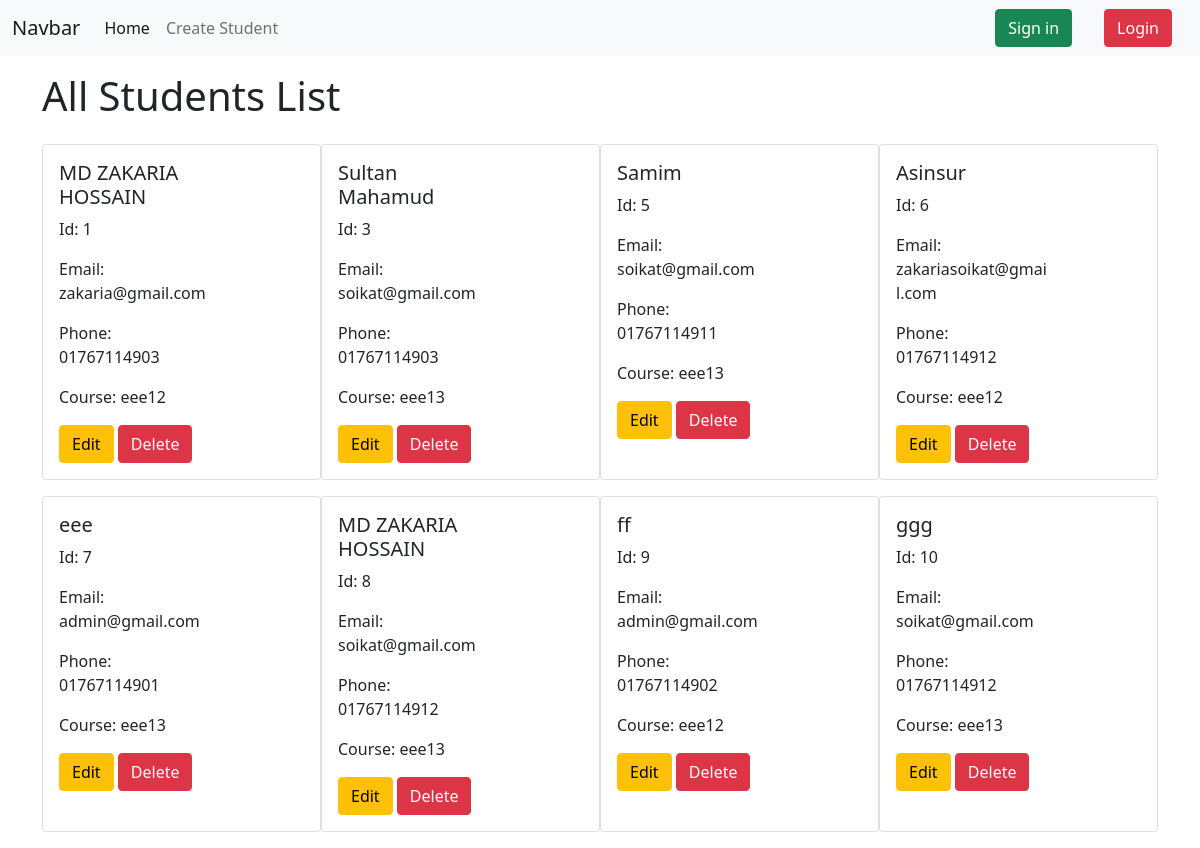
Page /home/ on the earlier database version.
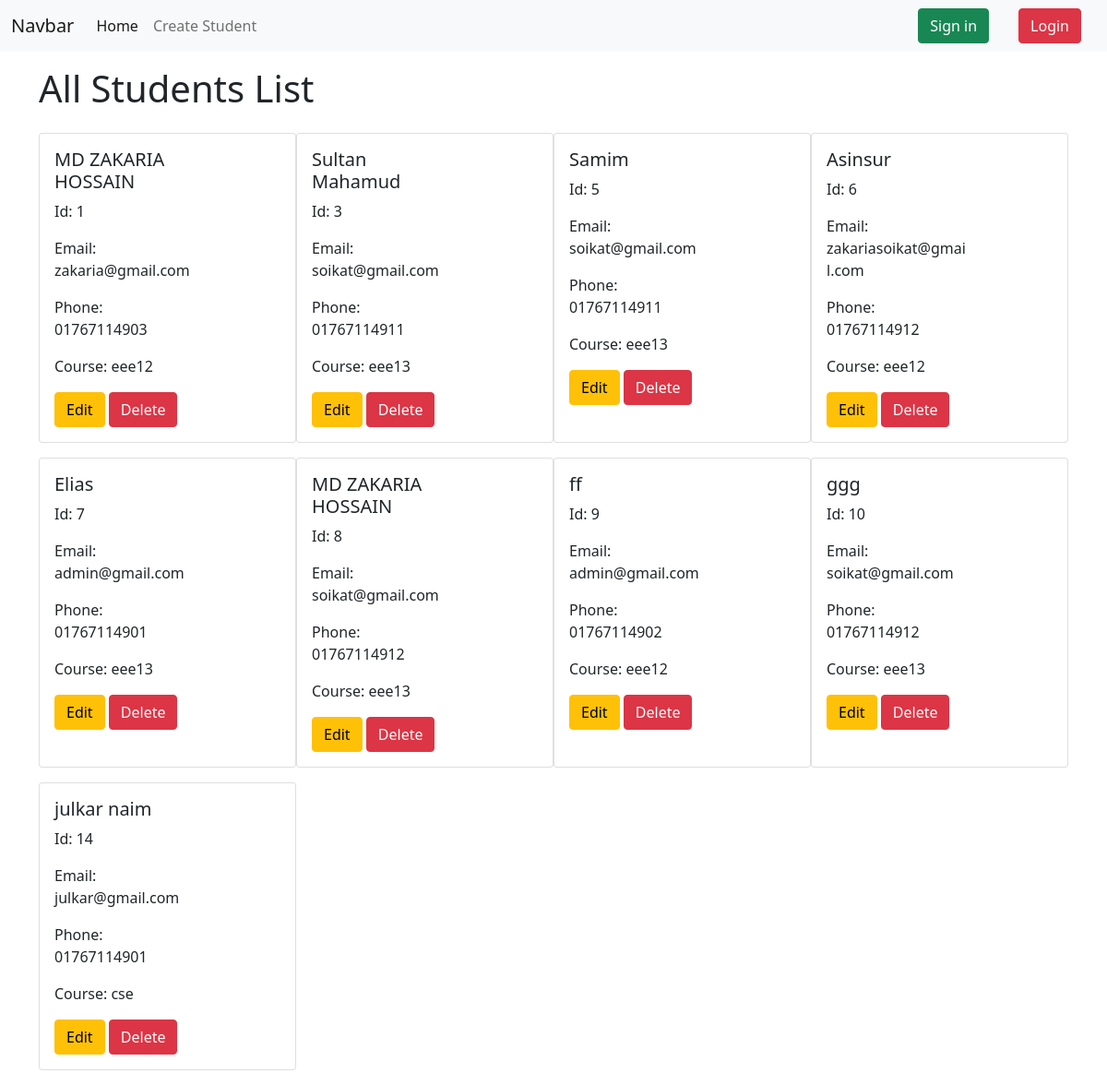
Same page on the later database version.
### students/models.py (models this page shows, shortened)
class Student(models.Model):
    name = models.CharField(max_length=200)
    email = models.EmailField()
    phone = models.CharField(max_length=15)
    course = models.CharField(max_length=100)
    password = models.CharField(max_length=10)
    checbox = models.BooleanField()
    user = models.ForeignKey(User, null = True, blank = True,on_delete = models.CASCADE)

### students/views.py (the view)
# urls.py: path('home/',views.StudentList.as_view(), name='home'),
class StudentList(ListView):
    model = models.Student
    template_name ='students/index.html'
    context_object_name ='students'

### students/templates/students/index.html (shortened to what this page needs)
{% extends "base.html" %}
{% block content %}
<h1 class="py-3 container">All Students List</h1>
<div class="d-flex flex-wrap justify-content-between container ">
    {% for student in students %}
        <div class="card col-3 mb-3">
          <div class="row g-0">
            <div class="col-md-8">
              <div class="card-body">
                <h5 class="card-title">{{ student.name }}</h5>
                <p class="card-text">Id: {{ student.id }}</p>
                <p class="card-text">Email: {{ student.email }}</p>
                <p class="card-text">Phone: {{ student.phone }}</p>
                <p class="card-text">Course: {{ student.course }}</p>
                <a href="{% url 'update_student' id=student.id %}"class="btn btn-warning">Edit</a>
                <a href="{% url 'delete_student' id=student.id %}" class="btn btn-danger">Delete</a>
              </div>
            </div>
          </div>
        </div>
    {% endfor %}
{% endblock %}

### templates/base.html (shortened to what this page needs)
<!DOCTYPE html>
<html lang="en">
  <head>
    <link
      href="https://cdn.jsdelivr.net/npm/bootstrap@5.0.2/dist/css/bootstrap.min.css"
      rel="stylesheet"
    />
  </head>
  <body>
    <nav class="navbar navbar-expand-lg navbar-light bg-light">
      <div class="container-fluid">
        <a class="navbar-brand" href="#">Navbar</a>
        <div class="collapse navbar-collapse" id="navbarSupportedContent">
          <ul class="navbar-nav me-auto mb-2 mb-lg-0">
            <li class="nav-item">
              <a class="nav-link active" aria-current="page" href="{% url 'home' %}"
                >Home</a
              >
            </li>
            <li class="nav-item">
              <a class="nav-link" href="{% url 'create_student' %}">
                Create Student
              </a>
            </li>
          </ul>
          {% if user.is_authenticated %}
          <div class="d-flex">
            <a href="{% url 'user_profile' %}">{{user.username}}</a>
            <a href="{% url 'user_logout'%}" class='btn btn-success mx-3' >
              Logout
            </a>
        </div>
          {% else %}
          <div class="d-flex">
            <a href="{% url 'signup'%}" class='btn btn-success mx-3' >
              Sign in
            </a>
            <a href="{% url 'user_login' %}" class='btn btn-danger mx-3' >
              Login
            </a>
        </div>
          {% endif %}
        </div>
      </div>
    </nav>
    {% block content %}
    {% endblock %}
  </body>
</html>

Differences in the rows shown:
changed Student "Sultan Mahamud": phone "01767114903" → "01767114911"
changed Student id 7: name "eee" → "Elias"
added Student: name "julkar naim", id "14", email "julkar@gmail.com", phone "01767114901", course "cse"
